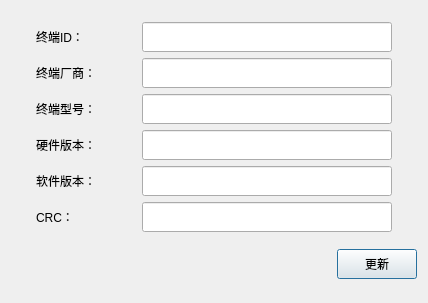
<?xml version="1.0" encoding="UTF-8"?>
<ui version="4.0">
 <class>dtuversiondlg</class>
 <widget class="QDialog" name="dtuversiondlg">
  <property name="geometry">
   <rect>
    <x>0</x>
    <y>0</y>
    <width>428</width>
    <height>303</height>
   </rect>
  </property>
  <property name="minimumSize">
   <size>
    <width>428</width>
    <height>303</height>
   </size>
  </property>
  <property name="maximumSize">
   <size>
    <width>428</width>
    <height>303</height>
   </size>
  </property>
  <property name="windowTitle">
   <string>版本信息</string>
  </property>
  <layout class="QGridLayout" name="gridLayout">
   <item row="0" column="0" colspan="2">
    <layout class="QVBoxLayout" name="verticalLayout">
     <item>
      <layout class="QHBoxLayout" name="horizontalLayout">
       <item>
        <widget class="QLabel" name="label_ter_id">
         <property name="minimumSize">
          <size>
           <width>75</width>
           <height>30</height>
          </size>
         </property>
         <property name="maximumSize">
          <size>
           <width>75</width>
           <height>16777215</height>
          </size>
         </property>
         <property name="text">
          <string>终端ID：</string>
         </property>
        </widget>
       </item>
       <item>
        <widget class="QLineEdit" name="lineEdit_ter_id">
         <property name="minimumSize">
          <size>
           <width>250</width>
           <height>30</height>
          </size>
         </property>
         <property name="maximumSize">
          <size>
           <width>250</width>
           <height>30</height>
          </size>
         </property>
         <property name="readOnly">
          <bool>true</bool>
         </property>
        </widget>
       </item>
      </layout>
     </item>
     <item>
      <layout class="QHBoxLayout" name="horizontalLayout_2">
       <item>
        <widget class="QLabel" name="label_ter_factory">
         <property name="minimumSize">
          <size>
           <width>75</width>
           <height>30</height>
          </size>
         </property>
         <property name="maximumSize">
          <size>
           <width>75</width>
           <height>16777215</height>
          </size>
         </property>
         <property name="text">
          <string>终端厂商：</string>
         </property>
        </widget>
       </item>
       <item>
        <widget class="QLineEdit" name="lineEdit_ter_factory">
         <property name="minimumSize">
          <size>
           <width>250</width>
           <height>30</height>
          </size>
         </property>
         <property name="maximumSize">
          <size>
           <width>250</width>
           <height>16777215</height>
          </size>
         </property>
         <property name="readOnly">
          <bool>true</bool>
         </property>
        </widget>
       </item>
      </layout>
     </item>
     <item>
      <layout class="QHBoxLayout" name="horizontalLayout_3">
       <item>
        <widget class="QLabel" name="label_ter_type">
         <property name="minimumSize">
          <size>
           <width>75</width>
           <height>30</height>
          </size>
         </property>
         <property name="maximumSize">
          <size>
           <width>75</width>
           <height>16777215</height>
          </size>
         </property>
         <property name="text">
          <string>终端型号：</string>
         </property>
        </widget>
       </item>
       <item>
        <widget class="QLineEdit" name="lineEdit_ter_type">
         <property name="minimumSize">
          <size>
           <width>250</width>
           <height>30</height>
          </size>
         </property>
         <property name="maximumSize">
          <size>
           <width>250</width>
           <height>16777215</height>
          </size>
         </property>
         <property name="readOnly">
          <bool>true</bool>
         </property>
        </widget>
       </item>
      </layout>
     </item>
     <item>
      <layout class="QHBoxLayout" name="horizontalLayout_4">
       <item>
        <widget class="QLabel" name="label_hard_ver">
         <property name="minimumSize">
          <size>
           <width>75</width>
           <height>30</height>
          </size>
         </property>
         <property name="maximumSize">
          <size>
           <width>75</width>
           <height>16777215</height>
          </size>
         </property>
         <property name="text">
          <string>硬件版本：</string>
         </property>
        </widget>
       </item>
       <item>
        <widget class="QLineEdit" name="lineEdit_hard_ver">
         <property name="minimumSize">
          <size>
           <width>250</width>
           <height>30</height>
          </size>
         </property>
         <property name="maximumSize">
          <size>
           <width>250</width>
           <height>16777215</height>
          </size>
         </property>
         <property name="readOnly">
          <bool>true</bool>
         </property>
        </widget>
       </item>
      </layout>
     </item>
     <item>
      <layout class="QHBoxLayout" name="horizontalLayout_5">
       <item>
        <widget class="QLabel" name="label_soft_ver">
         <property name="minimumSize">
          <size>
           <width>75</width>
           <height>30</height>
          </size>
         </property>
         <property name="maximumSize">
          <size>
           <width>75</width>
           <height>16777215</height>
          </size>
         </property>
         <property name="text">
          <string>软件版本：</string>
         </property>
        </widget>
       </item>
       <item>
        <widget class="QLineEdit" name="lineEdit_soft_ver">
         <property name="minimumSize">
          <size>
           <width>250</width>
           <height>30</height>
          </size>
         </property>
         <property name="maximumSize">
          <size>
           <width>250</width>
           <height>16777215</height>
          </size>
         </property>
         <property name="readOnly">
          <bool>true</bool>
         </property>
        </widget>
       </item>
      </layout>
     </item>
     <item>
      <layout class="QHBoxLayout" name="horizontalLayout_6">
       <item>
        <widget class="QLabel" name="label_crc">
         <property name="minimumSize">
          <size>
           <width>75</width>
           <height>30</height>
          </size>
         </property>
         <property name="maximumSize">
          <size>
           <width>75</width>
           <height>16777215</height>
          </size>
         </property>
         <property name="text">
          <string>CRC：</string>
         </property>
        </widget>
       </item>
       <item>
        <widget class="QLineEdit" name="lineEdit_crc">
         <property name="minimumSize">
          <size>
           <width>250</width>
           <height>30</height>
          </size>
         </property>
         <property name="maximumSize">
          <size>
           <width>250</width>
           <height>16777215</height>
          </size>
         </property>
         <property name="readOnly">
          <bool>true</bool>
         </property>
        </widget>
       </item>
      </layout>
     </item>
    </layout>
   </item>
   <item row="1" column="0">
    <spacer name="horizontalSpacer">
     <property name="orientation">
      <enum>Qt::Horizontal</enum>
     </property>
     <property name="sizeHint" stdset="0">
      <size>
       <width>303</width>
       <height>20</height>
      </size>
     </property>
    </spacer>
   </item>
   <item row="1" column="1">
    <widget class="QPushButton" name="pushButton">
     <property name="maximumSize">
      <size>
       <width>93</width>
       <height>30</height>
      </size>
     </property>
     <property name="text">
      <string>更新</string>
     </property>
    </widget>
   </item>
  </layout>
 </widget>
 <layoutdefault spacing="6" margin="11"/>
 <resources/>
 <connections>
  <connection>
   <sender>pushButton</sender>
   <signal>clicked()</signal>
   <receiver>dtuversiondlg</receiver>
   <slot>update_version()</slot>
   <hints>
    <hint type="sourcelabel">
     <x>360</x>
     <y>263</y>
    </hint>
    <hint type="destinationlabel">
     <x>383</x>
     <y>510</y>
    </hint>
   </hints>
  </connection>
 </connections>
 <slots>
  <slot>update_version()</slot>
 </slots>
</ui>
